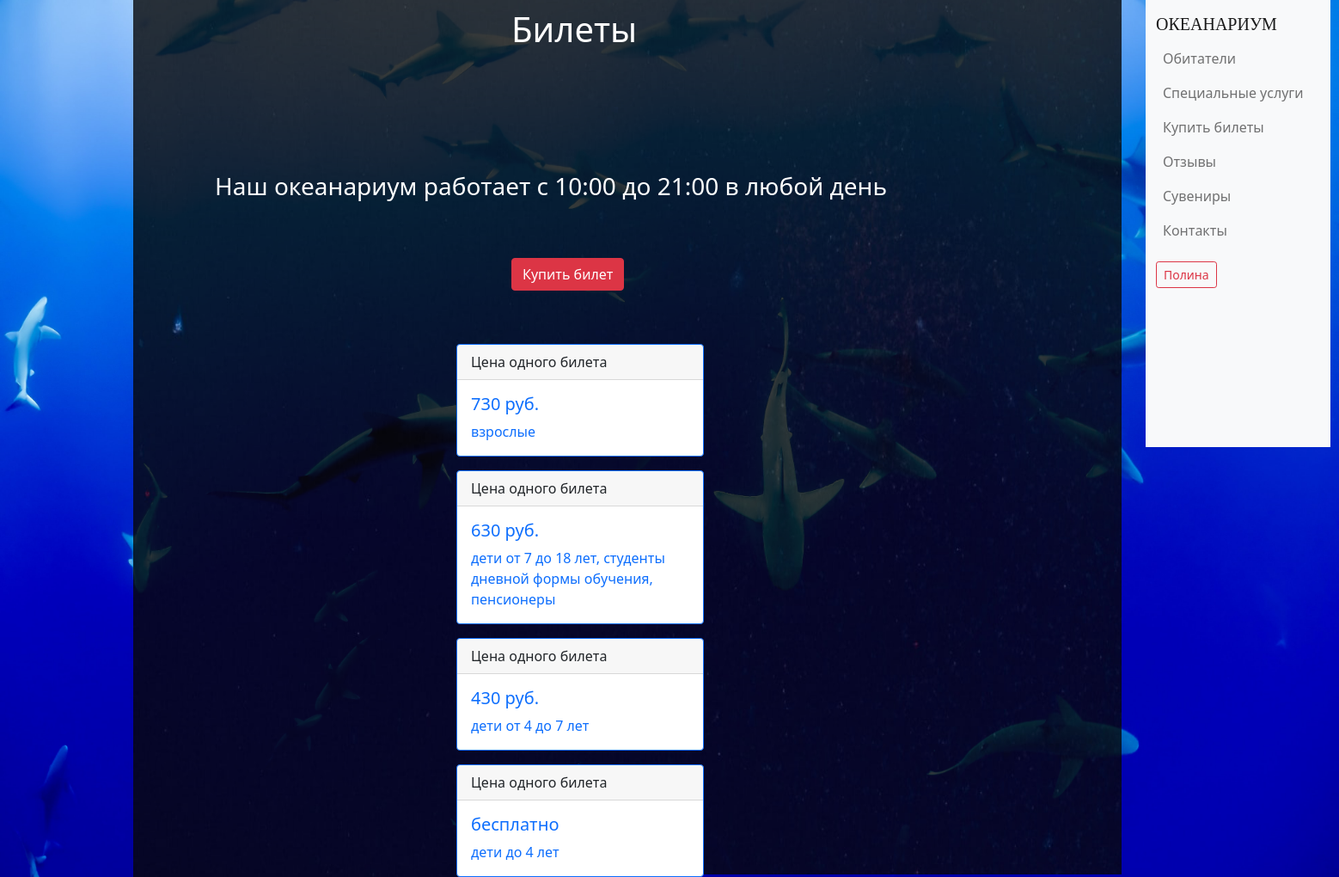
Screenshot of /tickets (signed in) with the database file from the repository.
### data/tickets.py (models this page shows)
class Tickets(SqlAlchemyBase, SerializerMixin):
    __tablename__ = 'tickets'
    id = sqlalchemy.Column(sqlalchemy.Integer,
                           primary_key=True, autoincrement=True)
    title = sqlalchemy.Column(sqlalchemy.String, nullable=True)
    content = sqlalchemy.Column(sqlalchemy.String, nullable=True)
    age = sqlalchemy.Column(sqlalchemy.String, nullable=True)
    price = sqlalchemy.Column(sqlalchemy.Integer, nullable=True)

### data/users.py (models this page shows, shortened)
class User(SqlAlchemyBase, UserMixin, SerializerMixin):
    __tablename__ = 'users'
    id = sqlalchemy.Column(sqlalchemy.Integer,
                           primary_key=True, autoincrement=True)
    name = sqlalchemy.Column(sqlalchemy.String, nullable=True)
    surname = sqlalchemy.Column(sqlalchemy.String, nullable=True)
    age = sqlalchemy.Column(sqlalchemy.Integer, nullable=True)
    email = sqlalchemy.Column(sqlalchemy.String,
                              index=True, unique=True, nullable=True)
    hashed_password = sqlalchemy.Column(sqlalchemy.String, nullable=True, unique=True)
    modified_date = sqlalchemy.Column(sqlalchemy.DateTime, default=datetime.datetime.now)
    reviews = orm.relation("Reviews", back_populates='user')

### main.py (the view)
@app.route("/tickets")  # окно с билетами
def tickets():
    tic = url_for('static', filename='img/octopus_back.png')
    db_sess = db_session.create_session()
    tickets = db_sess.query(Tickets).all()
    return render_template("tickets.html", title='Билеты', tic=tic, tickets=tickets)

### data/db_session.py (called while the page is built)
def create_session() -> Session:
    global __factory
    return __factory()

### main.py (called while the page is built)
@login_manager.user_loader
def load_user(user_id):
    db_sess = db_session.create_session()
    return db_sess.query(User).get(user_id)

### templates/tickets.html (shortened to what this page needs)
{% extends "base.html" %}
{% block content %}
<div class="kard">
</div>
<h1>Билеты</h1>
<h3>Наш океанариум работает с 10:00 до 21:00 в любой день</h3>
{% if current_user.is_authenticated %}
<div class="napis">
<a href="/buy_tickets" class="btn btn-danger">Купить билет</a>
</div>
{% else %}
<h2>Чтобы купить билет - зарегистрируйтесь или войдите</h2>
{% endif %}
{% for item in tickets%}
<div class="card border-primary mb-3" style="max-width: 18rem;">
  <div class="card-header">{{item.title}}
  </div>
  <div class="card-body text-primary">
    <h5 class="card-title">{{item.price}}</h5>
    <p class="card-text">{{item.age}} </p>
  </div>
</div>
{% endfor %}
{% endblock %}

### templates/base.html (shortened to what this page needs)
<!DOCTYPE html>
<html lang="en">
<head>
                    <link rel="stylesheet"
                            href="https://cdn.jsdelivr.net/npm/bootstrap@5.0.0-beta1/dist/css/bootstrap.min.css"
>
</head>
<body>
    <main role="main" class="container">
    {% block content %}{% endblock %}
</main>
    <div class="row">
                <div class="col-md-4 col-lg-3 navbar-container bg-light">
        <nav class="navbar navbar-expand-md navbar-light">
          <a class="navbar-brand" href="/">ОКЕАНАРИУМ</a>
          <div class="collapse navbar-collapse" id="navbar">
            <ul class="navbar-nav">
              <li class="nav-item">
              <a class="nav-link" href="/inhabitants">Обитатели</a>
              </li>
              <li class="nav-item">
              <a class="nav-link" href="/services">Специальные услуги</a>
              </li>
              <li class="nav-item">
              <a class="nav-link" href="/tickets">Купить билеты</a>
              </li>
              <li class="nav-item">
              <a class="nav-link" href="/reviews">Отзывы</a>
              </li>
              <li class="nav-item">
              <a class="nav-link" href="/souvenirs">Сувениры</a>
              </li>
                <li class="nav-item">
              <a class="nav-link" href="/contacts">Контакты</a>
              </li>
            </ul>
          </div>
            {% if current_user.is_authenticated %}
            <div>
    <a class="btn btn-outline-danger btn-sm" role="button" aria-pressed="true" href="/logout">{{ current_user.name }}</a>
            </div>
{% endif %}
        </nav>
      </div>
</div>
</body>
</html>

### templates/base.html (style rules this page uses)
@media (min-width: 700px) { .navbar-container { position: sticky; width: 215px !important; top: 0px; left: 2000px; overflow-y: auto; height: 65vh; } }
@media (min-width: 700px) { .row { position: absolute; top: 0px; left: 1345px; } }
@media (min-width: 700px) { .navbar-container .navbar-brand { font-family: SovMod; font-style: normal; font-weight: normal; } }
@media (min-width: 700px) { .navbar-container .navbar { align-items: flex-start; justify-content: flex-start; flex-wrap: nowrap; flex-direction: column; height: 100%; } }
@media (min-width: 700px) { .navbar-container .navbar-collapse { align-items: flex-start; } }
@media (min-width: 700px) { .navbar-container .navbar-nav { flex-direction: column !important; } }

### templates/tickets.html (style rules this page uses)
body { background-image: url('static/img/jakob-owens-dO8qMqWimo8-unsplash.jpg'); background-size: cover; }
h1 { position: absolute; top: 10px; left: 595px; font-style: normal; font-weight: normal; color: #FFFFFF; }
.kard { position: fixed; top: 0px; left: 155px; opacity: 0.8; }
.card { top: 400px; left: 400px; }
.napis { position: absolute; top: 300px; left: 595px; }
h3 { position: absolute; top: 200px; left: 250px; font-style: normal; font-weight: normal; color: #FFFFFF; }

### rows the page displays
Tickets: title "Цена одного билета", price "730 руб.", age "взрослые"
Tickets: title "Цена одного билета", price "630 руб.", age "дети от 7 до 18 лет, студенты дневной формы обучения, пенсионеры"
Tickets: title "Цена одного билета", price "430 руб.", age "дети от 4 до 7 лет"
Tickets: title "Цена одного билета", price "бесплатно", age "дети до 4 лет"
User: name "Полина"
